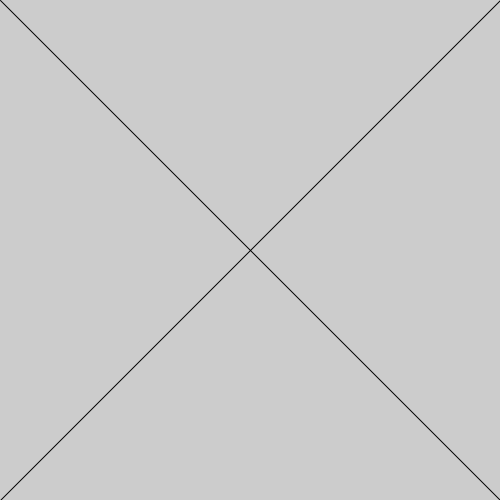
Frame 1 (no input)
Frame 60 (the mouse pressed at the canvas centre just before this capture): identical to frame 1, image omitted
Frame 120 (the mouse held since frame 60 and released just before this capture): identical to frame 1, image omitted

The Processing sketch that drew this single still picture (run headless with seeded random() and noise(); from frame 60 on, the mouse is pressed at the canvas centre):

// Processing sketch: resizable
// ── resizable.pde
void setup() {

  size(500,500);
  surface.setTitle("Hello World!");
  surface.setResizable(true);
  surface.setLocation(width, width);
}

void draw() {
  background(204);
  line(0, 0, width, height);
  line(width, 0, 0, height); 
}
